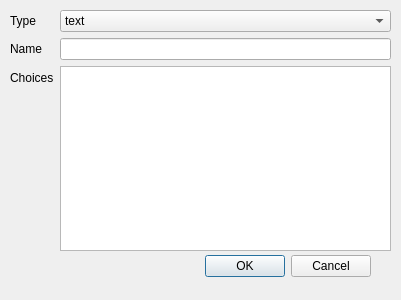
<?xml version="1.0" encoding="UTF-8"?>
<ui version="4.0">
 <class>Dialog</class>
 <widget class="QDialog" name="Dialog">
  <property name="geometry">
   <rect>
    <x>0</x>
    <y>0</y>
    <width>401</width>
    <height>300</height>
   </rect>
  </property>
  <property name="windowTitle">
   <string>Dialog</string>
  </property>
  <widget class="QWidget" name="layoutWidget">
   <property name="geometry">
    <rect>
     <x>20</x>
     <y>250</y>
     <width>351</width>
     <height>33</height>
    </rect>
   </property>
   <layout class="QHBoxLayout" name="buttonLayout">
    <property name="spacing">
     <number>6</number>
    </property>
    <property name="margin" stdset="0">
     <number>0</number>
    </property>
    <item>
     <spacer name="buttonSpacer">
      <property name="orientation">
       <enum>Qt::Orientation::Horizontal</enum>
      </property>
      <property name="sizeHint" stdset="0">
       <size>
        <width>131</width>
        <height>31</height>
       </size>
      </property>
     </spacer>
    </item>
    <item>
     <widget class="QPushButton" name="okButton">
      <property name="text">
       <string>OK</string>
      </property>
     </widget>
    </item>
    <item>
     <widget class="QPushButton" name="cancelButton">
      <property name="text">
       <string>Cancel</string>
      </property>
     </widget>
    </item>
   </layout>
  </widget>
  <widget class="QWidget" name="formLayoutWidget">
   <property name="geometry">
    <rect>
     <x>10</x>
     <y>10</y>
     <width>381</width>
     <height>241</height>
    </rect>
   </property>
   <layout class="QFormLayout" name="formLayout">
    <item row="0" column="1">
     <widget class="QComboBox" name="typeCombo">
      <property name="enabled">
       <bool>true</bool>
      </property>
      <property name="editable">
       <bool>false</bool>
      </property>
      <item>
       <property name="text">
        <string>text</string>
       </property>
      </item>
      <item>
       <property name="text">
        <string>multiline</string>
       </property>
      </item>
      <item>
       <property name="text">
        <string>choice</string>
       </property>
      </item>
      <item>
       <property name="text">
        <string>checkbox</string>
       </property>
      </item>
     </widget>
    </item>
    <item row="1" column="0">
     <widget class="QLabel" name="label">
      <property name="text">
       <string>Name</string>
      </property>
     </widget>
    </item>
    <item row="1" column="1">
     <widget class="QLineEdit" name="nameEdit"/>
    </item>
    <item row="0" column="0">
     <widget class="QLabel" name="label_2">
      <property name="text">
       <string>Type</string>
      </property>
     </widget>
    </item>
    <item row="2" column="0">
     <widget class="QLabel" name="label_3">
      <property name="text">
       <string>Choices</string>
      </property>
     </widget>
    </item>
    <item row="2" column="1">
     <widget class="QTextEdit" name="choiceEdit">
      <property name="enabled">
       <bool>true</bool>
      </property>
      <property name="readOnly">
       <bool>true</bool>
      </property>
     </widget>
    </item>
   </layout>
  </widget>
 </widget>
 <resources/>
 <connections>
  <connection>
   <sender>okButton</sender>
   <signal>clicked()</signal>
   <receiver>Dialog</receiver>
   <slot>accept()</slot>
   <hints>
    <hint type="sourcelabel">
     <x>284</x>
     <y>257</y>
    </hint>
    <hint type="destinationlabel">
     <x>96</x>
     <y>254</y>
    </hint>
   </hints>
  </connection>
  <connection>
   <sender>cancelButton</sender>
   <signal>clicked()</signal>
   <receiver>Dialog</receiver>
   <slot>reject()</slot>
   <hints>
    <hint type="sourcelabel">
     <x>370</x>
     <y>257</y>
    </hint>
    <hint type="destinationlabel">
     <x>179</x>
     <y>282</y>
    </hint>
   </hints>
  </connection>
 </connections>
</ui>
